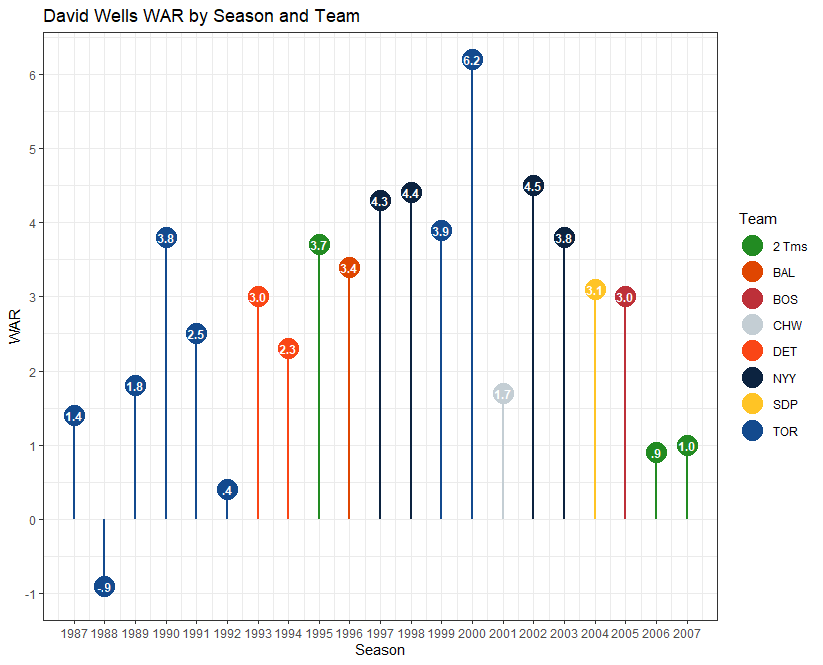

Write R code to recreate this figure.
#Set working directory

setwd("C:/Users/daily/Desktop/Repositories/MiscVisuals/Lollipop Charts")

#Load necessary libraries

library(tidyverse)
library(ggplot2)
library(weights)
theme_set(theme_bw())

#Import data

wells_data <- read.csv("C:/Users/daily/Desktop/Repositories/MiscVisuals/Lollipop Charts/David Wells WAR.csv")

#Create color scheme

team_colors <- c("TOR" = "#134A8E",
                   "DET" = "#FA4616",
                   "2 Tms" = "forest green",
                   "BAL" = "#DF4601",
                   "NYY" = "#0C2340",
                   "CHW" = "#C4CED4",
                   "SDP" = "#FFC425",
                   "BOS" = "#BD3039")

#Create visual

wells_data %>%
  ggplot(aes(x = Season, y = WAR, fill = Team)) +
  geom_point(size = 7, aes(col = Team)) +
  scale_color_manual(values = team_colors) +
  geom_text(aes(label = rd(WAR,1)), color = "white", fontface = "bold", size = 9/.pt, hjust = .5, vjust = .5) +
  geom_segment(aes(x = Season,
                   xend = Season,
                   y = 0,
                   yend = WAR - 0.1, color = Team), size = 1) +
  scale_x_continuous(breaks = seq(1987, 2007, 1)) +
  scale_y_continuous(breaks = seq(-1, 7, 1)) +
  labs(title = "David Wells WAR by Season and Team")
